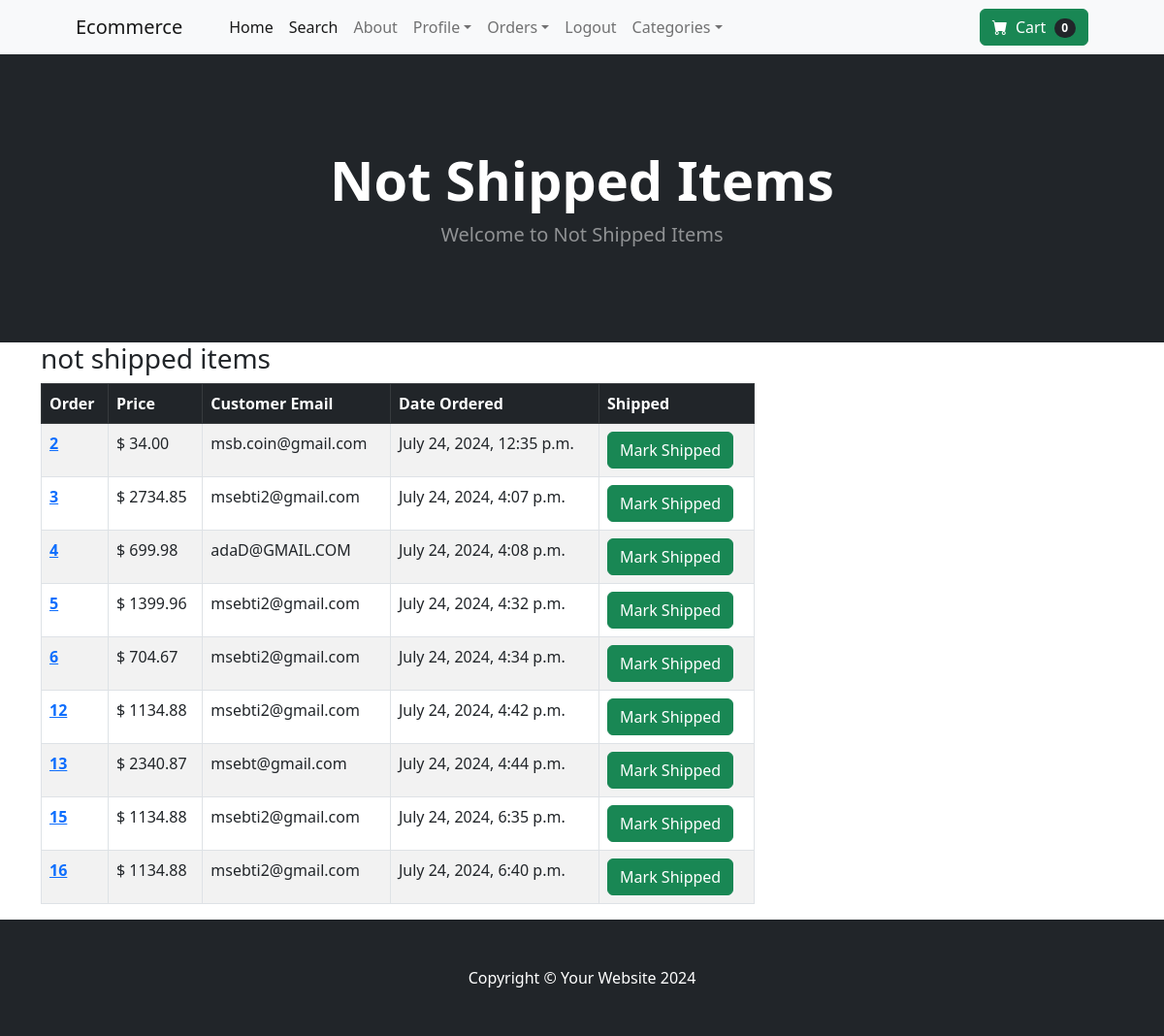
Page /payment/not_shipped_dash (signed in) on the earlier database version.
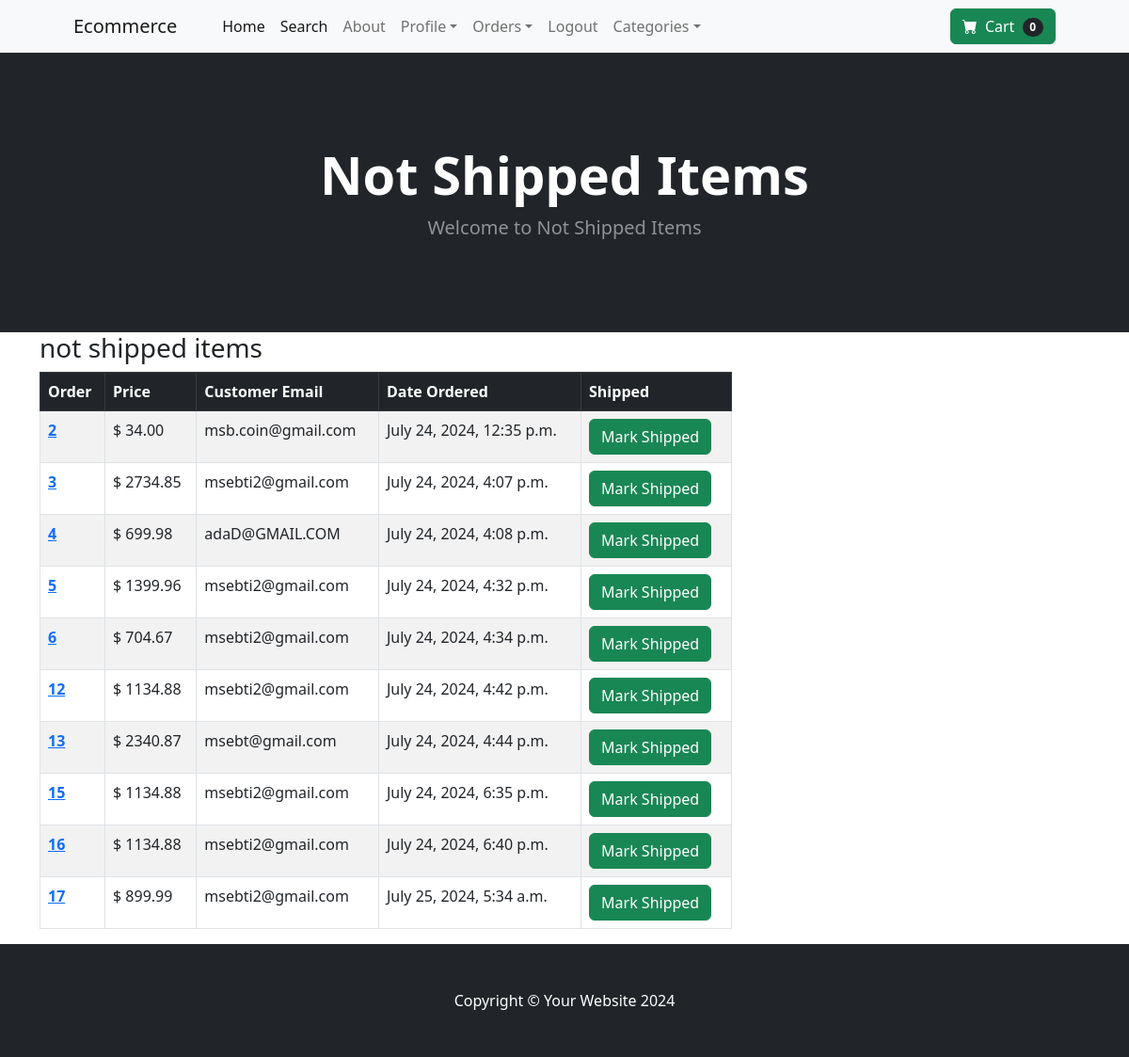
Same page on the later database version.
### payment_app/models.py (models this page shows, shortened)
class Order(models.Model):
    user = models.ForeignKey(User, on_delete=models.CASCADE, null=True, blank=True)
    full_name = models.CharField(max_length=255, null=True, blank=True)
    email = models.EmailField(max_length=255, null=True, blank=True)
    shipping_address = models.TextField(max_length=15000, null=True, blank=True)
    amount_paid = models.DecimalField(max_digits=10,decimal_places=2, null=True, blank=True)
    date_ordered = models.DateTimeField(auto_now_add=True)
    shipped=models.BooleanField(default=False, null=True, blank=True)
    date_shipped=models.DateTimeField(null=True, blank=True)

### payment_app/views.py (the view, shortened to what this page needs)
# urls.py: path('not_shipped_dash', views.not_shipped_dash, name='not_shipped_dash'),
def not_shipped_dash(request):
    if request.user.is_authenticated and request.user.is_superuser:
        orders= Order.objects.filter(shipped=False)
        return render(request, "payment_app/not_shipped_dash.html", {"orders":orders})
    else:
        messages.success(request, "Access Denied.....")
        return redirect('home')

### cart_app/cart.py (called while the page is built)
    def __len__(self):
        return len(self.cart)

### cart_app/context_processors.py (called while the page is built)
def cart(request):
    context={'cart':Cart(request)}
    return context

### payment_app/templates/payment_app/not_shipped_dash.html (shortened to what this page needs)
{% extends 'store_app/base.html' %}
{% block content %}
 <header class="bg-dark py-5">
    <div class="container px-4 px-lg-5 my-5">
        <div class="text-center text-white">
            <h1 class="display-4 fw-bolder">Not Shipped Items</h1>
            <p class="lead fw-normal text-white-50 mb-0">Welcome to Not Shipped Items</p>
        </div>
    </div>
</header>
<div class="container">
    <div class="row">
        <div class="col-8">
            <h3>not shipped items</h3>
            <table class="table table-striped table-hover table-bordered">
                <thead class="table-dark">
                  <tr>
                    <th scope="col">Order</th>
                    <th scope="col">Price</th>
                    <th scope="col">Customer Email</th>
                    <th scope="col">Date Ordered</th>
                    <th scope="col">Shipped</th>
                  </tr>
                </thead>
                <tbody>
                    {% for item in orders %}
                  <tr>
                    <th scope="row"><a href="{% url 'orders' item.id %}">{{ item.id }}</a></th>
                    <td>$ {{ item.amount_paid }}</td>
                    <td>{{ item.email }}</td>
                    <td>{{ item.date_ordered }}</td>
                    <td>
                    <form action="" method="post">
                    <button type="submit" class="btn btn-success">Mark  Shipped</button>
                    </form>
                    </td>
                  </tr>
                  {% endfor %}
                </tbody>
              </table>
        </div>
    </div>
</div>
{% endblock %}

### store_app/templates/store_app/base.html (shortened to what this page needs)
{% load static %}
<!DOCTYPE html>
<html lang="en">
    <head>
        <link href="https://cdn.jsdelivr.net/npm/bootstrap-icons@1.5.0/font/bootstrap-icons.css" rel="stylesheet" />
        <link href="{% static 'css/styles.css' %}" rel="stylesheet" />
    </head>
    <body>
        {% include 'store_app/navbar.html' %}
        {% block content %}
        {% endblock %}
        <footer class="py-5 bg-dark">
            <div class="container"><p class="m-0 text-center text-white">Copyright &copy; Your Website 2024</p></div>
        </footer>
    </body>
</html>

### store_app/templates/store_app/navbar.html (shortened to what this page needs)
<nav class="navbar navbar-expand-lg navbar-light bg-light">
    <div class="container px-4 px-lg-5">
        <a class="navbar-brand" href="{% url 'home' %}">Ecommerce</a>
        <div class="collapse navbar-collapse" id="navbarSupportedContent">
            <ul class="navbar-nav me-auto mb-2 mb-lg-0 ms-lg-4">
                <li class="nav-item"><a class="nav-link active" aria-current="page" href="{% url 'home' %}">Home</a></li>
                <li class="nav-item"><a class="nav-link active" aria-current="page" href="{% url 'search' %}">Search</a></li>
                <li class="nav-item"><a class="nav-link" href="{% url 'about' %}">About</a></li>
                {% if user.is_authenticated %}
                <li class="nav-item dropdown">
                    <a class="nav-link dropdown-toggle" id="navbarDropdown" href="#" role="button" data-bs-toggle="dropdown" aria-expanded="false">Profile</a>
                </li>
                {% if user.is_superuser %}
                <li class="nav-item dropdown">
                    <a class="nav-link dropdown-toggle" id="navbarDropdown" href="#" role="button" data-bs-toggle="dropdown" aria-expanded="false">Orders</a>
                </li>
                {% endif %}
                <li class="nav-item"><a class="nav-link" href="{% url 'logout' %}">Logout</a></li>
                {% else %}
                <li class="nav-item"><a class="nav-link" href="{% url 'login' %}">Login</a></li>
                <li class="nav-item"><a class="nav-link" href="{% url 'register' %}">Register</a></li>
                {% endif %}
                <li class="nav-item dropdown">
                    <a class="nav-link dropdown-toggle" id="navbarDropdown" href="#" role="button" data-bs-toggle="dropdown" aria-expanded="false">Categories</a>
                </li>
            </ul>
            <form class="d-flex">
                <a class="btn btn-success" href="{% url 'cart_summary' %}">
                    <i class="bi-cart-fill me-1"></i>
                    Cart
                    <span class="badge bg-dark text-white ms-1 rounded-pill" id="cart_quantity">{{ cart|length }}</span>
                </a>
            </form>
        </div>
    </div>
</nav>

Differences in the rows shown:
added Order: id "17", amount_paid "899.99", email "msebti2@gmail.com", date_ordered "July 25, 2024, 5:34 a.m."
